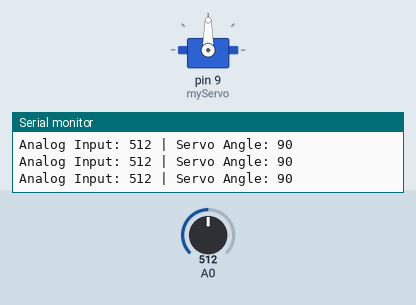
Simulated run of this sketch. Board: Arduino Uno, built with avr-gcc and run on an emulated ATmega328P. On the bench: servo, the last lines printed to the serial monitor. Inputs (shaded band) come from the test bench; at power-on: A0 = 512.

Above: at 1.2 s.
1.3 s: A0 set to 552
At 2.2 s:
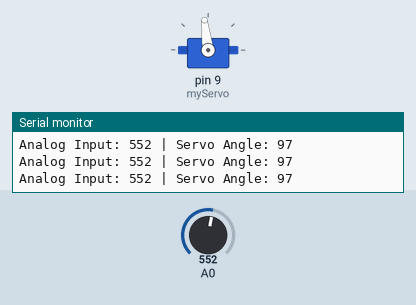
4.3 s: A0 set to 582
At 5.5 s:
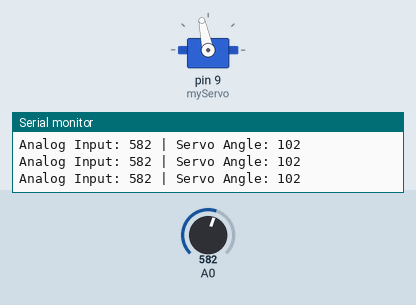
5.8 s: A0 set to 306
At 6.9 s:
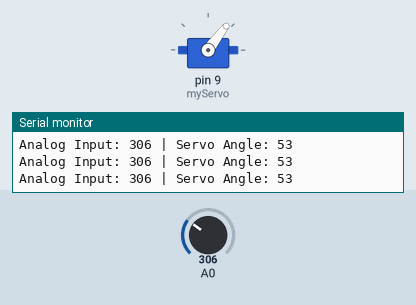
7.3 s: A0 set to 108
At 8.1 s:
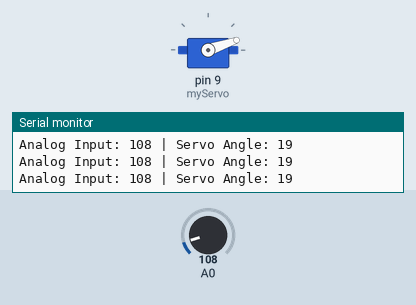
8.8 s: A0 set to 93
At 9.3 s:
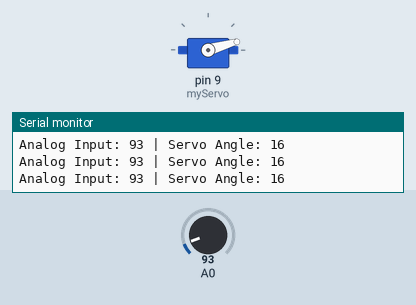
11.8 s: A0 set to 716
At 12.6 s:
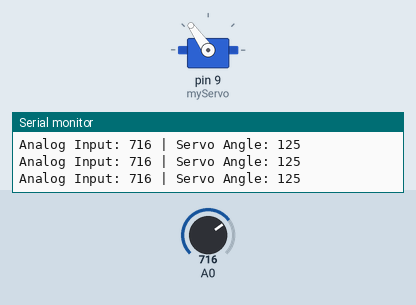
Timing chart, 0 to 14.3 s (numbered marks = the images above; inputs shaded):
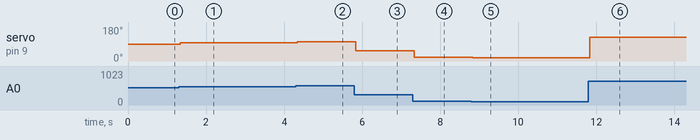

The sketch:

3_-_Servo_Motor_controlled_by_Potentiometer.ino
```cpp
#include <Servo.h> // Include the library needed for servo motor control

Servo myServo;  // Creates a servo object to control a physical servo

void setup() {
  // Starts serial communication at 9600 bps for debugging via Serial Monitor
  Serial.begin(9600);

  // Connects the servo signal wire to Digital Pin 9 (PWM enabled)
  myServo.attach(9);
}

void loop() {
  // SENSE: Reads the voltage from the potentiometer on Analog Pin A0 (0 to 1023)
  int analogValue = analogRead(A0);

  // THINK: Scales the 10-bit analog input to a 0-180 degree rotational range
  // This translates the position of the knob to the position of the motor arm
  int angle = map(analogValue, 0, 1023, 0, 180);

  // ACT: Moves the servo to the newly calculated angle
  myServo.write(angle);

  // Feedback: Displays the raw input and mapped output in the Serial Monitor
  Serial.print("Analog Input: ");
  Serial.print(analogValue);
  Serial.print(" | Servo Angle: ");
  Serial.println(angle);

  // Short delay to allow the motor to reach its position and prevent jitter
  delay(15);
}
```

Measured:
- after the input at 1.3 s, servo on pin 9 (myServo): 90° → 97° at once
- after the input at 4.3 s, servo on pin 9 (myServo): 97° → 102° at once
- after the input at 5.8 s, servo on pin 9 (myServo): 102° → 53° at once
- after the input at 7.3 s, servo on pin 9 (myServo): 53° → 19° at once
- after the input at 8.8 s, servo on pin 9 (myServo): 19° → 16° at once
- after the input at 11.8 s, servo on pin 9 (myServo): 16° → 125° at once
